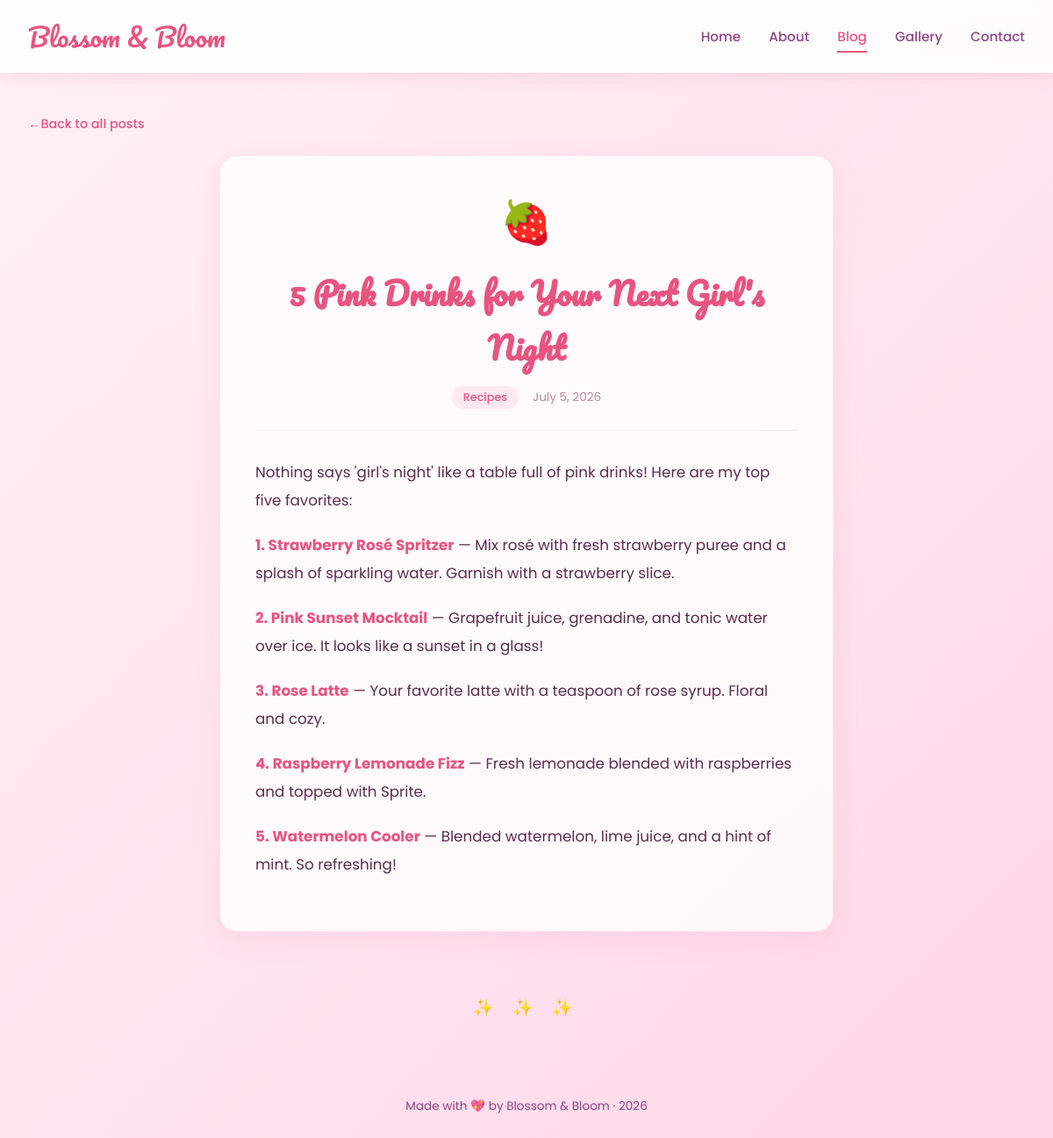
/blog/spring-recipes, run on the app's committed database.
### tables this page shows
CREATE TABLE posts (
            id INTEGER PRIMARY KEY AUTOINCREMENT,
            slug TEXT UNIQUE NOT NULL,
            title TEXT NOT NULL,
            date TEXT NOT NULL,
            category TEXT NOT NULL,
            icon TEXT NOT NULL,
            excerpt TEXT NOT NULL,
            content TEXT NOT NULL
        );

### app.py (the view)
@app.route("/blog/<slug>")
def post(slug):
    db = get_db()
    row = db.execute("SELECT * FROM posts WHERE slug = ?", (slug,)).fetchone()
    if not row:
        return "Post not found", 404
    return render_template("post.html", post=row)

### app.py (called while the page is built)
def get_db():
    if "db" not in g:
        g.db = sqlite3.connect(DB_PATH)
        g.db.row_factory = sqlite3.Row
    return g.db

### templates/post.html (shortened to what this page needs)
<!DOCTYPE html>
<html lang="en">
<head>
</head>
<body>
    <nav>
        <a href="/" class="logo">Blossom & Bloom</a>
        <ul class="nav-links">
            <li><a href="/">Home</a></li>
            <li><a href="/about">About</a></li>
            <li><a href="/blog" class="active">Blog</a></li>
            <li><a href="/gallery">Gallery</a></li>
            <li><a href="/contact">Contact</a></li>
        </ul>
    </nav>
    <a href="/blog" class="back-link">Back to all posts</a>
    <article class="article">
        <div class="article-header">
            <div class="icon">{{ post.icon }}</div>
            <h1>{{ post.title }}</h1>
            <div class="article-meta">
                <span class="article-category">{{ post.category }}</span>
                <span class="article-date">{{ post.date }}</span>
            </div>
        </div>
        <div class="article-body">
            {{ post.content | safe }}
        </div>
    </article>
    <div class="divider">&#10024; &#10024; &#10024;</div>
    <footer>
        Made with &#128150; by Blossom & Bloom &middot; 2026
    </footer>
</body>
</html>

### templates/post.html (style rules this page uses)
* { margin: 0; padding: 0; box-sizing: border-box; }
body { font-family: 'Poppins', sans-serif; background: linear-gradient(135deg, #fff0f5, #ffe4f0, #ffd6e8); color: #5a2d4e; min-height: 100vh; }
nav { background: rgba(255, 255, 255, 0.85); backdrop-filter: blur(10px); padding: 1rem 2rem; display: flex; justify-content: space-between; align-items: center; box-shadow: 0 2px 20px rgba(219, 112, 147, 0.2); position: sticky; top: 0; z-index: 100; }
.logo { font-family: 'Pacifico', cursive; font-size: 1.8rem; color: #e75480; text-decoration: none; }
.nav-links { display: flex; gap: 2rem; list-style: none; }
.nav-links a { text-decoration: none; color: #8e4585; font-weight: 500; font-size: 0.95rem; padding: 0.4rem 0; border-bottom: 2px solid transparent; transition: all 0.3s; }
.nav-links a:hover, .nav-links a.active { color: #e75480; border-bottom-color: #e75480; }
.back-link { display: inline-block; margin: 3rem auto 0; max-width: 700px; padding: 0 2rem; text-decoration: none; color: #e75480; font-weight: 500; font-size: 0.9rem; }
.back-link::before { content: "\2190 "; }
.article { max-width: 700px; margin: 1.5rem auto 3rem; padding: 2.5rem; background: rgba(255, 255, 255, 0.8); border-radius: 20px; box-shadow: 0 8px 30px rgba(219, 112, 147, 0.12); border: 1px solid rgba(231, 84, 128, 0.1); }
.article-header { text-align: center; margin-bottom: 2rem; padding-bottom: 1.5rem; border-bottom: 1px solid rgba(231, 84, 128, 0.1); }
.article-header .icon { font-size: 3rem; margin-bottom: 0.8rem; }
.article-header h1 { font-family: 'Pacifico', cursive; font-size: 2.2rem; color: #e75480; margin-bottom: 0.8rem; }
.article-meta { display: flex; justify-content: center; gap: 1rem; align-items: center; }
.article-category { background: rgba(231, 84, 128, 0.1); color: #e75480; padding: 0.25rem 0.8rem; border-radius: 20px; font-size: 0.8rem; font-weight: 500; }
.article-date { color: #b88a9e; font-size: 0.85rem; }
.article-body { color: #5a2d4e; line-height: 1.9; font-size: 1.05rem; }
.article-body p { margin-bottom: 1.2rem; }
.article-body strong { color: #e75480; }
.divider { text-align: center; padding: 1.5rem 0; font-size: 1.2rem; letter-spacing: 0.5rem; color: #e75480; }
footer { text-align: center; padding: 2rem; color: #8e4585; font-size: 0.85rem; margin-top: 2rem; }

### data on the page
posts: icon "🍓", title "5 Pink Drinks for Your Next Girl's Night", category "Recipes", date "July 5, 2026", content "Nothing says 'girl's night' like a table full of pink drinks! Here are my top five favorites: 1. Strawberry Rosé Spritzer — Mix rosé with fresh strawberry puree and a splash of sparkling water. Garnish with a strawberry slice. 2. Pink Sunset Mocktail — Grapefruit juice, grenadine, and tonic water over ice. It looks like a sunset in a glass! 3. Rose Latte — Your favorite latte with a teaspoon of rose syrup. Floral and cozy. 4. Raspberry Lemonade Fizz — Fresh lemonade blended with raspberries and topped with Sprite. 5. Watermelon Cooler — Blended watermelon, lime juice, and a hint of mint. So refreshing!"
